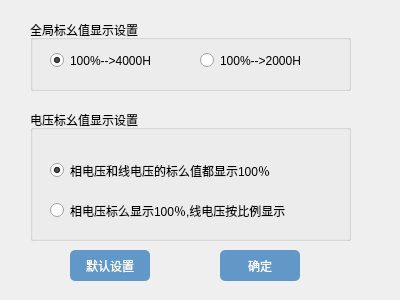
<?xml version="1.0" encoding="UTF-8"?>
<ui version="4.0">
 <class>DLg_DIMset</class>
 <widget class="QWidget" name="DLg_DIMset">
  <property name="geometry">
   <rect>
    <x>0</x>
    <y>0</y>
    <width>400</width>
    <height>300</height>
   </rect>
  </property>
  <property name="windowTitle">
   <string>Form</string>
  </property>
  <widget class="QGroupBox" name="groupBox">
   <property name="geometry">
    <rect>
     <x>30</x>
     <y>20</y>
     <width>321</width>
     <height>71</height>
    </rect>
   </property>
   <property name="title">
    <string>全局标幺值显示设置</string>
   </property>
   <widget class="QRadioButton" name="radioButton">
    <property name="geometry">
     <rect>
      <x>20</x>
      <y>30</y>
      <width>111</width>
      <height>21</height>
     </rect>
    </property>
    <property name="text">
     <string>100%--&gt;4000H</string>
    </property>
    <property name="checked">
     <bool>true</bool>
    </property>
   </widget>
   <widget class="QRadioButton" name="radioButton_2">
    <property name="geometry">
     <rect>
      <x>170</x>
      <y>30</y>
      <width>111</width>
      <height>21</height>
     </rect>
    </property>
    <property name="text">
     <string>100%--&gt;2000H</string>
    </property>
    <property name="autoExclusive">
     <bool>true</bool>
    </property>
   </widget>
  </widget>
  <widget class="QPushButton" name="pushButton">
   <property name="geometry">
    <rect>
     <x>70</x>
     <y>250</y>
     <width>80</width>
     <height>31</height>
    </rect>
   </property>
   <property name="styleSheet">
    <string notr="true">background-color:rgb(98, 152, 200);
border:rgb(255, 255, 255);
color:rgb(255, 255, 255);
border-radius:5px</string>
   </property>
   <property name="text">
    <string>默认设置</string>
   </property>
  </widget>
  <widget class="QPushButton" name="pushButton_2">
   <property name="geometry">
    <rect>
     <x>220</x>
     <y>250</y>
     <width>80</width>
     <height>31</height>
    </rect>
   </property>
   <property name="styleSheet">
    <string notr="true">background-color:rgb(98, 152, 200);
border:rgb(255, 255, 255);
color:rgb(255, 255, 255);
border-radius:5px</string>
   </property>
   <property name="text">
    <string>确定</string>
   </property>
  </widget>
  <widget class="QGroupBox" name="groupBox_2">
   <property name="geometry">
    <rect>
     <x>30</x>
     <y>110</y>
     <width>321</width>
     <height>131</height>
    </rect>
   </property>
   <property name="title">
    <string>电压标幺值显示设置</string>
   </property>
   <widget class="QRadioButton" name="radioButton_3">
    <property name="geometry">
     <rect>
      <x>20</x>
      <y>50</y>
      <width>251</width>
      <height>21</height>
     </rect>
    </property>
    <property name="text">
     <string>相电压和线电压的标么值都显示100％</string>
    </property>
    <property name="checked">
     <bool>true</bool>
    </property>
   </widget>
   <widget class="QRadioButton" name="radioButton_4">
    <property name="geometry">
     <rect>
      <x>20</x>
      <y>90</y>
      <width>241</width>
      <height>21</height>
     </rect>
    </property>
    <property name="text">
     <string>相电压标么显示100％,线电压按比例显示</string>
    </property>
   </widget>
  </widget>
 </widget>
 <tabstops>
  <tabstop>radioButton</tabstop>
  <tabstop>radioButton_2</tabstop>
  <tabstop>pushButton</tabstop>
  <tabstop>pushButton_2</tabstop>
  <tabstop>radioButton_4</tabstop>
  <tabstop>radioButton_3</tabstop>
 </tabstops>
 <resources/>
 <connections/>
</ui>
